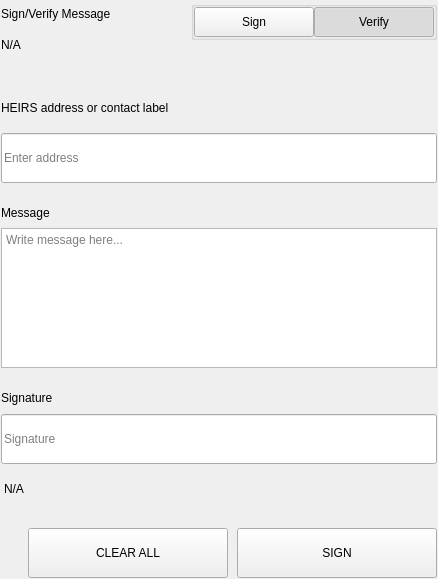
<?xml version="1.0" encoding="UTF-8"?>
<ui version="4.0">
 <class>SettingsSignMessageWidgets</class>
 <widget class="QWidget" name="SettingsSignMessageWidgets">
  <property name="geometry">
   <rect>
    <x>0</x>
    <y>0</y>
    <width>438</width>
    <height>579</height>
   </rect>
  </property>
  <property name="windowTitle">
   <string>Form</string>
  </property>
  <layout class="QVBoxLayout" name="verticalLayout">
   <property name="spacing">
    <number>0</number>
   </property>
   <property name="leftMargin">
    <number>0</number>
   </property>
   <property name="topMargin">
    <number>0</number>
   </property>
   <property name="rightMargin">
    <number>0</number>
   </property>
   <property name="bottomMargin">
    <number>0</number>
   </property>
   <item>
    <widget class="QWidget" name="left" native="true">
     <layout class="QVBoxLayout" name="verticalLayout_3">
      <property name="leftMargin">
       <number>0</number>
      </property>
      <property name="topMargin">
       <number>0</number>
      </property>
      <property name="rightMargin">
       <number>0</number>
      </property>
      <property name="bottomMargin">
       <number>0</number>
      </property>
      <item>
       <widget class="QWidget" name="container_sign" native="true">
        <layout class="QVBoxLayout" name="verticalLayout_2">
         <property name="spacing">
          <number>0</number>
         </property>
         <property name="leftMargin">
          <number>1</number>
         </property>
         <property name="topMargin">
          <number>1</number>
         </property>
         <property name="rightMargin">
          <number>1</number>
         </property>
         <property name="bottomMargin">
          <number>1</number>
         </property>
         <item>
          <layout class="QHBoxLayout" name="horizontalLayout_3" stretch="3,1">
           <property name="spacing">
            <number>40</number>
           </property>
           <item>
            <layout class="QVBoxLayout" name="verticalLayoutTitle">
             <property name="spacing">
              <number>5</number>
             </property>
             <item>
              <widget class="QLabel" name="labelTitle">
               <property name="text">
                <string>Sign/Verify Message</string>
               </property>
              </widget>
             </item>
             <item>
              <widget class="QLabel" name="labelSubtitle1">
               <property name="text">
                <string notr="true">N/A</string>
               </property>
               <property name="wordWrap">
                <bool>true</bool>
               </property>
              </widget>
             </item>
            </layout>
           </item>
           <item alignment="Qt::AlignRight|Qt::AlignTop">
            <widget class="QWidget" name="containerSwitch" native="true">
             <property name="styleSheet">
              <string notr="true">#containerSwitch{
	padding-top:9px;
}</string>
             </property>
             <layout class="QVBoxLayout" name="verticalLayout_6">
              <property name="spacing">
               <number>4</number>
              </property>
              <property name="leftMargin">
               <number>0</number>
              </property>
              <property name="topMargin">
               <number>0</number>
              </property>
              <property name="rightMargin">
               <number>0</number>
              </property>
              <property name="bottomMargin">
               <number>0</number>
              </property>
              <item alignment="Qt::AlignRight">
               <widget class="QGroupBox" name="groupBox">
                <property name="sizePolicy">
                 <sizepolicy hsizetype="Fixed" vsizetype="Preferred">
                  <horstretch>0</horstretch>
                  <verstretch>0</verstretch>
                 </sizepolicy>
                </property>
                <property name="title">
                 <string/>
                </property>
                <property name="alignment">
                 <set>Qt::AlignRight|Qt::AlignTop|Qt::AlignTrailing</set>
                </property>
                <layout class="QHBoxLayout" name="horizontalLayout_4">
                 <property name="spacing">
                  <number>0</number>
                 </property>
                 <property name="leftMargin">
                  <number>0</number>
                 </property>
                 <property name="topMargin">
                  <number>0</number>
                 </property>
                 <property name="rightMargin">
                  <number>0</number>
                 </property>
                 <property name="bottomMargin">
                  <number>0</number>
                 </property>
                 <item>
                  <widget class="QPushButton" name="pushSign">
                   <property name="minimumSize">
                    <size>
                     <width>120</width>
                     <height>30</height>
                    </size>
                   </property>
                   <property name="maximumSize">
                    <size>
                     <width>120</width>
                     <height>30</height>
                    </size>
                   </property>
                   <property name="focusPolicy">
                    <enum>Qt::NoFocus</enum>
                   </property>
                   <property name="text">
                    <string>Sign</string>
                   </property>
                   <property name="checkable">
                    <bool>true</bool>
                   </property>
                   <property name="autoExclusive">
                    <bool>true</bool>
                   </property>
                  </widget>
                 </item>
                 <item>
                  <widget class="QPushButton" name="pushVerify">
                   <property name="minimumSize">
                    <size>
                     <width>120</width>
                     <height>30</height>
                    </size>
                   </property>
                   <property name="maximumSize">
                    <size>
                     <width>120</width>
                     <height>30</height>
                    </size>
                   </property>
                   <property name="focusPolicy">
                    <enum>Qt::NoFocus</enum>
                   </property>
                   <property name="text">
                    <string>Verify</string>
                   </property>
                   <property name="checkable">
                    <bool>true</bool>
                   </property>
                   <property name="checked">
                    <bool>true</bool>
                   </property>
                   <property name="autoExclusive">
                    <bool>true</bool>
                   </property>
                  </widget>
                 </item>
                </layout>
               </widget>
              </item>
              <item alignment="Qt::AlignHCenter|Qt::AlignTop">
               <widget class="QLabel" name="labelSubtitleSwitch">
                <property name="text">
                 <string/>
                </property>
                <property name="alignment">
                 <set>Qt::AlignRight|Qt::AlignTrailing|Qt::AlignVCenter</set>
                </property>
               </widget>
              </item>
             </layout>
            </widget>
           </item>
          </layout>
         </item>
         <item>
          <spacer name="verticalSpacer_2">
           <property name="orientation">
            <enum>Qt::Vertical</enum>
           </property>
           <property name="sizeType">
            <enum>QSizePolicy::Fixed</enum>
           </property>
           <property name="sizeHint" stdset="0">
            <size>
             <width>20</width>
             <height>40</height>
            </size>
           </property>
          </spacer>
         </item>
         <item>
          <widget class="QWidget" name="containerAddress" native="true">
           <property name="sizePolicy">
            <sizepolicy hsizetype="Preferred" vsizetype="Fixed">
             <horstretch>0</horstretch>
             <verstretch>0</verstretch>
            </sizepolicy>
           </property>
           <layout class="QVBoxLayout" name="verticalLayout_5" stretch="0,0">
            <property name="spacing">
             <number>15</number>
            </property>
            <property name="leftMargin">
             <number>0</number>
            </property>
            <property name="topMargin">
             <number>0</number>
            </property>
            <property name="rightMargin">
             <number>0</number>
            </property>
            <property name="bottomMargin">
             <number>0</number>
            </property>
            <item>
             <widget class="QLabel" name="labelSubtitleAddress">
              <property name="minimumSize">
               <size>
                <width>0</width>
                <height>20</height>
               </size>
              </property>
              <property name="maximumSize">
               <size>
                <width>16777215</width>
                <height>20</height>
               </size>
              </property>
              <property name="text">
               <string>HEIRS address or contact label</string>
              </property>
             </widget>
            </item>
            <item>
             <widget class="QLineEdit" name="addressIn_SM">
              <property name="minimumSize">
               <size>
                <width>0</width>
                <height>50</height>
               </size>
              </property>
              <property name="maximumSize">
               <size>
                <width>16777215</width>
                <height>50</height>
               </size>
              </property>
              <property name="placeholderText">
               <string>Enter address</string>
              </property>
             </widget>
            </item>
           </layout>
          </widget>
         </item>
         <item>
          <spacer name="verticalSpacer_3">
           <property name="orientation">
            <enum>Qt::Vertical</enum>
           </property>
           <property name="sizeType">
            <enum>QSizePolicy::Fixed</enum>
           </property>
           <property name="sizeHint" stdset="0">
            <size>
             <width>20</width>
             <height>20</height>
            </size>
           </property>
          </spacer>
         </item>
         <item>
          <layout class="QVBoxLayout" name="verticalLayout_9">
           <property name="spacing">
            <number>5</number>
           </property>
           <item>
            <widget class="QLabel" name="labelSubtitleMessage">
             <property name="minimumSize">
              <size>
               <width>0</width>
               <height>20</height>
              </size>
             </property>
             <property name="maximumSize">
              <size>
               <width>16777215</width>
               <height>20</height>
              </size>
             </property>
             <property name="text">
              <string>Message</string>
             </property>
            </widget>
           </item>
           <item>
            <widget class="QPlainTextEdit" name="messageIn_SM">
             <property name="minimumSize">
              <size>
               <width>0</width>
               <height>140</height>
              </size>
             </property>
             <property name="maximumSize">
              <size>
               <width>16777215</width>
               <height>140</height>
              </size>
             </property>
             <property name="placeholderText">
              <string>Write message here...</string>
             </property>
            </widget>
           </item>
          </layout>
         </item>
         <item>
          <spacer name="verticalSpacer_4">
           <property name="orientation">
            <enum>Qt::Vertical</enum>
           </property>
           <property name="sizeType">
            <enum>QSizePolicy::Fixed</enum>
           </property>
           <property name="sizeHint" stdset="0">
            <size>
             <width>20</width>
             <height>20</height>
            </size>
           </property>
          </spacer>
         </item>
         <item>
          <widget class="QWidget" name="widget" native="true">
           <property name="minimumSize">
            <size>
             <width>0</width>
             <height>75</height>
            </size>
           </property>
           <property name="maximumSize">
            <size>
             <width>16777215</width>
             <height>16777215</height>
            </size>
           </property>
           <layout class="QVBoxLayout" name="verticalLayout_4">
            <property name="leftMargin">
             <number>0</number>
            </property>
            <property name="topMargin">
             <number>0</number>
            </property>
            <property name="rightMargin">
             <number>0</number>
            </property>
            <property name="bottomMargin">
             <number>0</number>
            </property>
            <item>
             <widget class="QLabel" name="labelSubtitleSignature">
              <property name="minimumSize">
               <size>
                <width>0</width>
                <height>20</height>
               </size>
              </property>
              <property name="maximumSize">
               <size>
                <width>16777215</width>
                <height>20</height>
               </size>
              </property>
              <property name="text">
               <string>Signature</string>
              </property>
             </widget>
            </item>
            <item>
             <widget class="QLineEdit" name="signatureOut_SM">
              <property name="minimumSize">
               <size>
                <width>0</width>
                <height>50</height>
               </size>
              </property>
              <property name="placeholderText">
               <string>Signature</string>
              </property>
             </widget>
            </item>
           </layout>
          </widget>
         </item>
         <item>
          <widget class="QLabel" name="statusLabel_SM">
           <property name="styleSheet">
            <string notr="true">padding-top:5px;</string>
           </property>
           <property name="text">
            <string notr="true">N/A</string>
           </property>
          </widget>
         </item>
         <item>
          <spacer name="verticalSpacer">
           <property name="orientation">
            <enum>Qt::Vertical</enum>
           </property>
           <property name="sizeType">
            <enum>QSizePolicy::Fixed</enum>
           </property>
           <property name="sizeHint" stdset="0">
            <size>
             <width>20</width>
             <height>20</height>
            </size>
           </property>
          </spacer>
         </item>
         <item>
          <layout class="QHBoxLayout" name="horizontalLayout_7">
           <property name="spacing">
            <number>9</number>
           </property>
           <item>
            <spacer name="horizontalSpacer_5">
             <property name="orientation">
              <enum>Qt::Horizontal</enum>
             </property>
             <property name="sizeType">
              <enum>QSizePolicy::Expanding</enum>
             </property>
             <property name="sizeHint" stdset="0">
              <size>
               <width>40</width>
               <height>20</height>
              </size>
             </property>
            </spacer>
           </item>
           <item>
            <widget class="QPushButton" name="pushButtonClear">
             <property name="minimumSize">
              <size>
               <width>200</width>
               <height>50</height>
              </size>
             </property>
             <property name="focusPolicy">
              <enum>Qt::NoFocus</enum>
             </property>
             <property name="text">
              <string>CLEAR ALL</string>
             </property>
            </widget>
           </item>
           <item>
            <widget class="QPushButton" name="pushButtonSave">
             <property name="minimumSize">
              <size>
               <width>200</width>
               <height>50</height>
              </size>
             </property>
             <property name="maximumSize">
              <size>
               <width>200</width>
               <height>50</height>
              </size>
             </property>
             <property name="focusPolicy">
              <enum>Qt::NoFocus</enum>
             </property>
             <property name="text">
              <string>SIGN</string>
             </property>
            </widget>
           </item>
          </layout>
         </item>
        </layout>
       </widget>
      </item>
     </layout>
    </widget>
   </item>
  </layout>
 </widget>
 <resources/>
 <connections/>
</ui>
